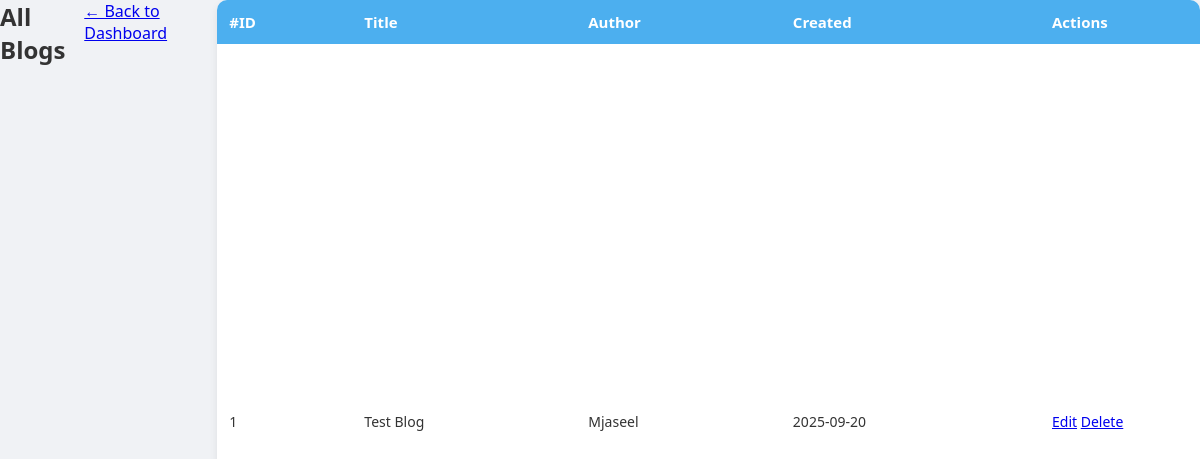
The app's page /custom-admin/blogs/ with its own data.
### blog/models.py (models this page shows, shortened)
class Blog(models.Model):
    title = models.CharField(max_length=255)
    content = models.TextField()
    author = models.ForeignKey(User, on_delete=models.CASCADE)
    created_at = models.DateTimeField(auto_now_add=True)
    image = models.ImageField(upload_to='blog_images/', blank=True, null=True)

### adminpanel/views.py (the view)
# urls.py: path('blogs/', blog_list, name='admin_blogs'),
def blog_list(request):
    blogs = Blog.objects.all().order_by('-id')
    return render(request, 'adminpanel/blog_list.html', {'blogs': blogs})

### adminpanel/templates/adminpanel/blog_list.html (shortened to what this page needs)
{% load static %}
<!DOCTYPE html>
<html>
<head>
  <link rel="stylesheet" href="{% static 'adminpanel/css/style2.css' %}">
</head>
<body>
  <h2>All Blogs</h2>
  <p><a href="{% url 'admin_dashboard' %}">← Back to Dashboard</a></p>
  <table class="table">
    <thead>
      <tr>
        <th>#ID</th>
        <th>Title</th>
        <th>Author</th>
        <th>Created</th>
        <th style="width:160px;">Actions</th>
      </tr>
    </thead>
    <tbody>
      {% for blog in blogs %}
      <tr>
        <td>{{ blog.id }}</td>
        <td>{{ blog.title }}</td>
        <td>{{ blog.author }}</td>
        <td>{{ blog.created_at|date:"Y-m-d" }}</td>
        <td>
          <a href="{% url 'edit_blog' blog.id %}" class="btn btn-warning btn-sm">Edit</a>
          <a href="{% url 'delete_blog' blog.id %}" class="btn btn-danger btn-sm"
             onclick="return confirm('Delete this blog?')">Delete</a>
        </td>
      </tr>
      {% empty %}
      <tr><td colspan="5" class="text-center">No blogs found.</td></tr>
      {% endfor %}
    </tbody>
  </table>
</body>
</html>

### adminpanel/static/adminpanel/css/style2.css (style rules this page uses)
* { margin: 0; padding: 0; box-sizing: border-box; }
body { font-family: 'Segoe UI', Tahoma, Geneva, Verdana, sans-serif; display: flex; height: 100vh; background: #f0f2f5; color: #333; }
table { width: 100%; border-collapse: collapse; background: white; border-radius: 10px; overflow: hidden; box-shadow: 0 4px 8px rgba(0,0,0,0.08); }
table th { background: #4cafef; color: white; text-align: left; padding: 12px; font-size: 15px; }
table td { padding: 12px; border-bottom: 1px solid #eee; font-size: 14px; }

### records on screen
Blog: id "1", title "Test Blog", author "Mjaseel", created_at "2025-09-20"
